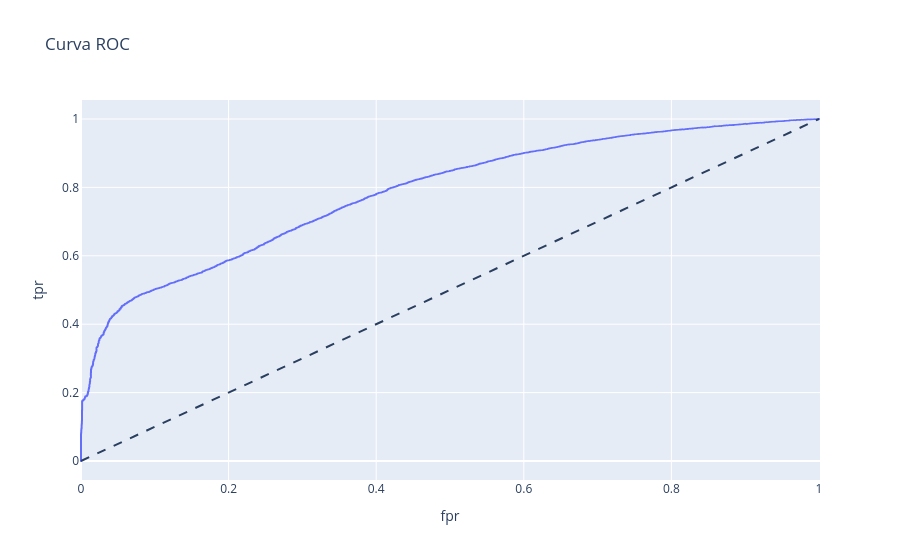

The notebook cell this image was saved under:
### Code cell
# Curva ROC
fpr, tpr, _ = roc_curve(y_test, y_proba)

df_roc = pd.DataFrame({
    "fpr": fpr,
    "tpr": tpr
})

fig = px.line(
    df_roc,
    x="fpr",
    y="tpr",
    title="Curva ROC"
)

fig.add_shape(
    type="line",
    line=dict(dash="dash"),
    x0=0, y0=0, x1=1, y1=1
)

fig.show()

### Figure 1 — Plotly figure (JSON) as saved in the notebook; plotly's stock layout.template omitted (floating-point values rounded to 4 significant figures; data arrays with more than 128 entries replaced by an {"elided": "..."} marker saying what was removed)
{"data": [{"hovertemplate": "fpr=%{x}<br>tpr=%{y}<extra></extra>", "legendgroup": "", "line": {"color": "#636efa", "dash": "solid"}, "marker": {"symbol": "circle"}, "mode": "lines", "name": "", "showlegend": false, "type": "scattergl", "x": {"elided": "7959 float values"}, "xaxis": "x", "y": {"elided": "7959 float values"}, "yaxis": "y"}], "layout": {"legend": {"tracegroupgap": 0}, "shapes": [{"line": {"dash": "dash"}, "type": "line", "x0": 0, "x1": 1, "y0": 0, "y1": 1}], "title": {"text": "Curva ROC"}, "xaxis": {"anchor": "y", "domain": [0, 1], "title": {"text": "fpr"}}, "yaxis": {"anchor": "x", "domain": [0, 1], "title": {"text": "tpr"}}}}
